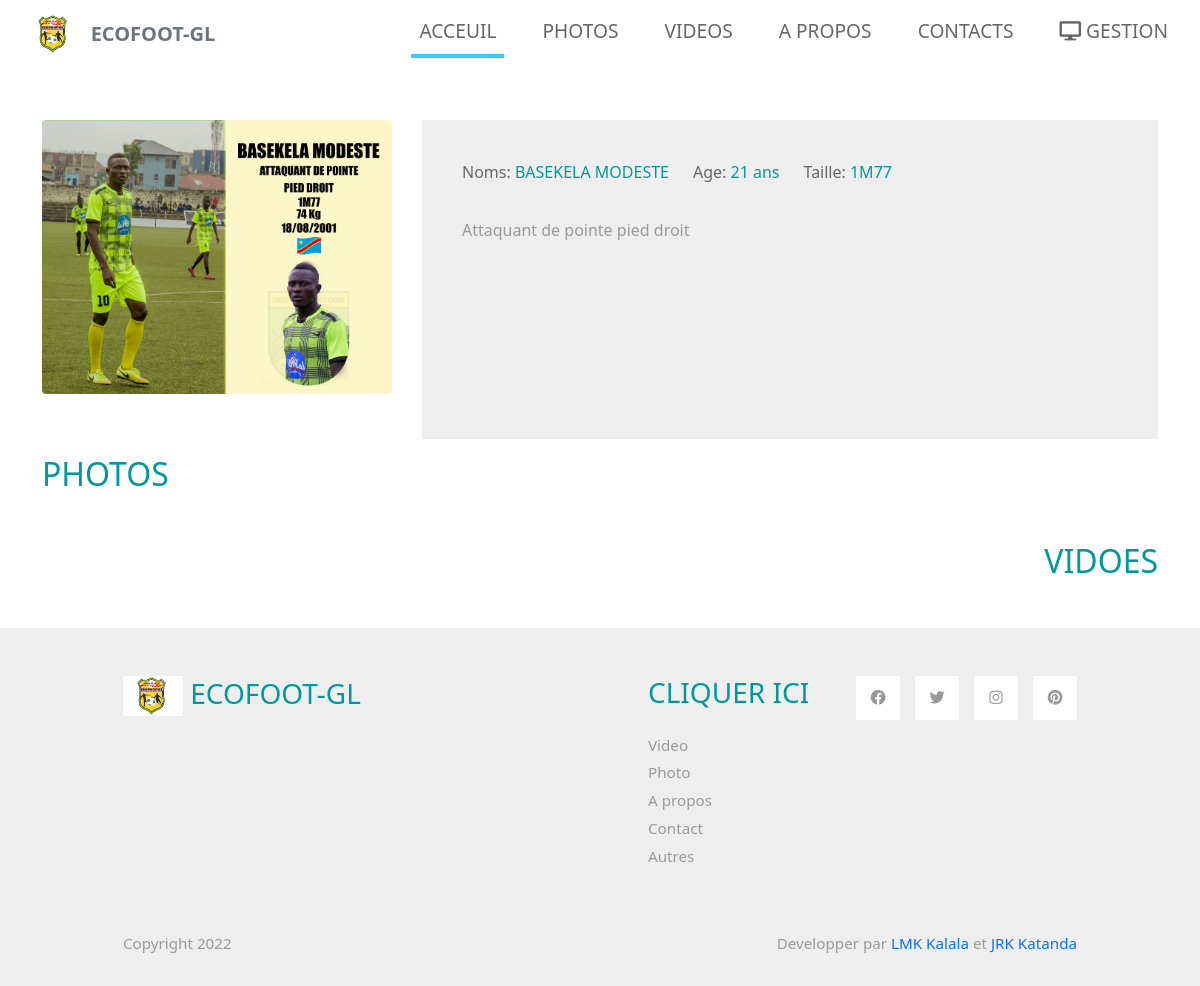
Page /pages/joueur/4 on the committed database.
### tables this page shows
CREATE TABLE `players` (
  `id` int(11) NOT NULL,
  `profile` varchar(300) NOT NULL,
  `name` varchar(300) NOT NULL,
  `age` int(11) NOT NULL,
  `taille` varchar(300) NOT NULL,
  `email` varchar(300) NOT NULL,
  `phone` varchar(300) NOT NULL,
  `description` text NOT NULL,
  `date` varchar(300) NOT NULL,
  `display_status` int(11) NOT NULL DEFAULT '1'
);

### application/controllers/Pages.php (called while the page is built, shortened)
<?php
	class Pages extends CI_Controller{
		public function __construct(){
	        $this->load->helper('url');
	        $this->load->helper('form');
	        $this->load->model('DataModel');
	        $this->load->library('session');
	    }
		public function joueur($id){
			$data['player'] = $this->DataModel->get_where('players',array('id'=>$id));
			$data['photo_player'] = $this->DataModel->get_player_photo($id);
			$data['video_player'] = $this->DataModel->get_player_video($id);
			$data['title'] = ucfirst("Joueurs");
			$this->load->view('header',$data);
			$this->load->view('joueur',$data);
			$this->load->view('footer',$data);
		}
	}

### index.php (called while the page is built, shortened)
<?php
require_once BASEPATH.'core/CodeIgniter.php';

### application/models/DataModel.php (called while the page is built, shortened)
<?php
	class DataModel extends CI_Model
	{
		public function get_player_photo($id){
			$this->db->join('players','players.id = player_photo.player_id');
			$this->db->join('photo','photo.id = player_photo.photo_id');
			$this->db->where(array('player_id'=>$id));
			return $this->db->get('player_photo')->result();
		}
		public function get_player_video($id){
			$this->db->join('players','players.id = player_video.player_id');
			$this->db->join('video','video.id = player_video.video_id');
			$this->db->where(array('player_id'=>$id));
			return $this->db->get('player_video')->result();
		}
		public function get_where($table,$condition = array()){
			return $this->db->get_where($table,$condition)->result();
		}
	}

### pages/joueur.php (the view, shortened to what this page needs)
<div class="container tm-container-content tm-mt-60" style="margin-top: 10%;">
    <div class="row">
        <div class="col-xl-4 col-lg-4 col-md-6 col-sm-12" style="margin-bottom: 4%;">
            <img src="<?=base_url('img/'.$player[0]->profile)?>" class="rounded" width="350">
        </div>
        <div class="col-xl-8 col-lg-8 col-md-6 col-sm-12">
            <div class="tm-bg-gray tm-video-details">
                <div class="mb-4 d-flex flex-wrap">
                    <div class="mr-4 mb-2">
                        <span class="tm-text-gray-dark">Noms: </span><span class="tm-text-primary"><?=$player[0]->name?></span>
                    </div>
                    <div class="mr-4 mb-2">
                        <span class="tm-text-gray-dark">Age: </span><span class="tm-text-primary"><?=$player[0]->age?> ans</span>
                    </div>
                    <div>
                        <span class="tm-text-gray-dark">Taille: </span><span class="tm-text-primary"><?=$player[0]->taille?></span>
                    </div>
                </div>
                <p class="mb-4">
                    <?=$player[0]->description?>
                </p>
            </div>
        </div>
    </div>
    <div class="row mb-4">
        <h2 class="col-12 tm-text-primary d-flex justify-content-start mt-3">
            PHOTOS
        </h2>
    </div>
    <div class="row mb-4">
        <h2 class="col-12 tm-text-primary d-flex justify-content-end">
            VIDOES
        </h2>
    </div>
</div>
<footer class="tm-bg-gray pt-5 pb-3 tm-text-gray tm-footer">
    <div class="container-fluid tm-container-small">
        <div class="row">
            <div class="col-lg-6 col-md-12 col-12 px-5 mb-5">
                <h3 class="tm-text-primary mb-4"> <img src="<?=base_url('img/LOGO ECOFOOOT/logo ECOFOOT.jpg')?>" style="height: 40px;"> ECOFOOT-GL</h3>
            </div>
            <div class="col-lg-3 col-md-6 col-sm-6 col-12 px-5 mb-5">
                <h3 class="tm-text-primary mb-4">CLIQUER ICI</h3>
                <ul class="tm-footer-links pl-0">
                    <li><a href="<?=base_url('pages/view/videos')?>">Video</a></li>
                    <li><a href="<?=base_url('pages/view/photos')?>">Photo</a></li>
                    <li><a href="<?=base_url('pages/view/about')?>">A propos</a></li>
                    <li><a href="<?=base_url('pages/view/contact')?>">Contact</a></li>
                    <li><a href="#">Autres</a></li>
                </ul>
            </div>
            <div class="col-lg-3 col-md-6 col-sm-6 col-12 px-5 mb-5">
                <ul class="tm-social-links d-flex justify-content-end pl-0 mb-5">
                    <li class="mb-2"><a href="https://facebook.com"><i class="fab fa-facebook"></i></a></li>
                    <li class="mb-2"><a href="https://twitter.com"><i class="fab fa-twitter"></i></a></li>
                    <li class="mb-2"><a href="https://instagram.com"><i class="fab fa-instagram"></i></a></li>
                    <li class="mb-2"><a href="https://pinterest.com"><i class="fab fa-pinterest"></i></a></li>
                </ul>
            </div>
        </div>
        <div class="row">
            <div class="col-lg-4 col-md-5 col-12 px-5 mb-3">
                Copyright 2022
            </div>
            <div class="col-lg-8 col-md-7 col-12 px-5 text-right">
               Developper par <a href="">LMK Kalala</a> et <a href="">JRK Katanda</a>
            </div>
        </div>
    </div>
</footer>

### css/our-style.css (style rules this page uses)
p { line-height: 1.8; }
a { text-decoration: none; transition: all 0.3s ease; }
.container-fluid { max-width: 1770px; }
.tm-container-small { max-width: 1050px; }
.tm-mt-60 { margin-top: 60px; }
.tm-text-primary { color: #009999; }
.tm-bg-gray { background-color: #EEEEEE; }
p, .tm-text-gray { color: #999; }
.tm-text-gray-dark { color: #666; }
.tm-footer-links li { list-style: none; margin-bottom: 5px; }
.tm-footer-links li a { color: #999999; }
.tm-social-links li { list-style: none; margin-right: 15px; }
.tm-social-links li:last-child { margin-right: 0; }
.tm-social-links li a { color: #999999; width: 44px; height: 44px; display: flex; background-color: #fff; align-items: center; justify-content: center; }
.tm-footer { font-size: 0.95rem; }
.tm-video-details { height: 100%; padding: 40px; }

### rows in the picture
players: profile (picture), name "BASEKELA MODESTE", age "21", taille "1M77", description "Attaquant de pointe pied droit"
